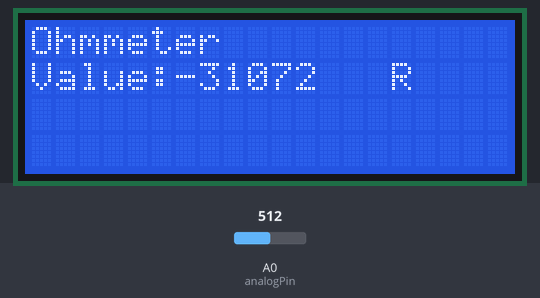
The sketch below on a simulated Arduino Uno, built with avr-gcc and run on an emulated ATmega328P. Parts: 20×4 character LCD. The test bench sets the inputs (shaded band); at power-on: A0 (analogPin) = 512. What the sketch prints to the serial monitor is not drawn.

Above: at 1.3 s.
1.4 s: A0 (analogPin) set to 716
At 2.6 s:
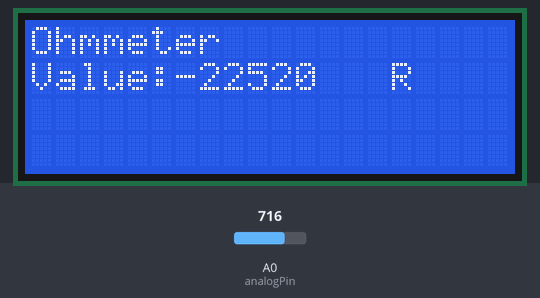
3.7 s: A0 (analogPin) set to 900
At 5.2 s:
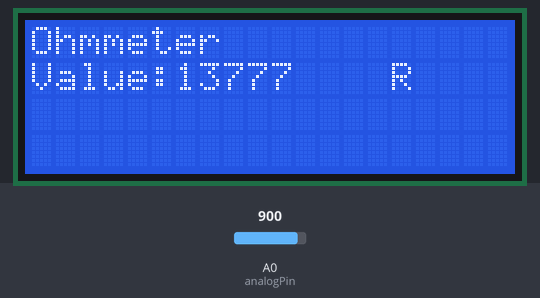
5.7 s: A0 (analogPin) set to 1023
At 7.7 s:
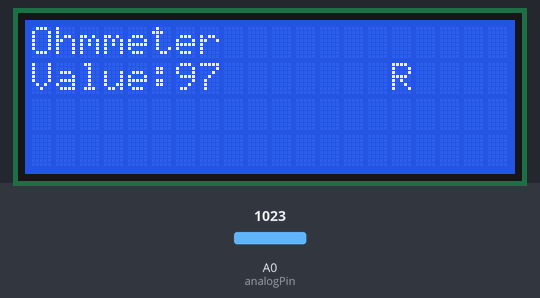
Timing chart, 0 to 9.2 s (numbered marks = the images above; inputs shaded):
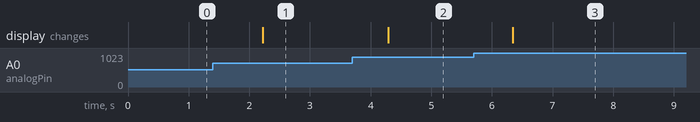

Measured:
- after the input at 1.4 s, the display: changes after 0.82 s (image 1)
- after the input at 3.7 s, the display: changes after 0.59 s (image 2)
- after the input at 5.7 s, the display: changes after 0.65 s (image 3)

The sketch:

cooler_ohmmeter.ino
```cpp
#include <Wire.h>
#include <LiquidCrystal_I2C.h>

LiquidCrystal_I2C lcd(0x27,20,4);

int analogPin= 0;
int raw= 0;
int Vin= 5;
float Vout= 0;
float R1= 100000;// my resistor is 100kohm so can measure higher value
int R2= 0;
float buffer= 0;

void setup()
{
lcd.init();
lcd.init();
lcd.backlight();
Serial.begin(9600);
}

void loop()
{
raw= analogRead(analogPin);
if(raw)
{
buffer= raw * Vin;
Vout= (buffer)/1024.0;
buffer= (Vin/Vout) -1;
R2= R1 * buffer;
Serial.print("Vout: ");
Serial.println(Vout);
Serial.print("R2: ");
Serial.println(R2);
lcd.setCursor(0,0);
lcd.print("Ohmmeter");
lcd.setCursor(0,1);
lcd.print("Value:         ");
lcd.setCursor(6,1);
lcd.print(R2);
lcd.setCursor(15,1);
lcd.print("R");

delay(1000);
}
}
```
